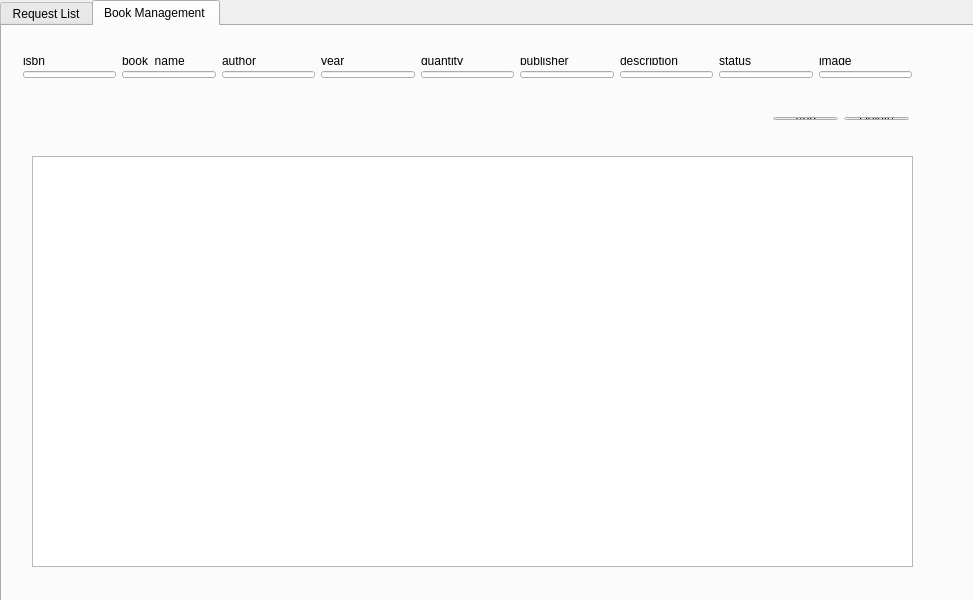
<?xml version="1.0" encoding="UTF-8"?>
<ui version="4.0">
 <class>DataProcessingTechnician</class>
 <widget class="QWidget" name="DataProcessingTechnician">
  <property name="geometry">
   <rect>
    <x>0</x>
    <y>0</y>
    <width>973</width>
    <height>600</height>
   </rect>
  </property>
  <property name="windowTitle">
   <string>DataProcessingTechnician</string>
  </property>
  <widget class="QTabWidget" name="tabWidget">
   <property name="geometry">
    <rect>
     <x>0</x>
     <y>0</y>
     <width>1171</width>
     <height>641</height>
    </rect>
   </property>
   <property name="currentIndex">
    <number>1</number>
   </property>
   <widget class="QWidget" name="tab">
    <attribute name="title">
     <string>Request List</string>
    </attribute>
    <widget class="QTableView" name="tableView">
     <property name="geometry">
      <rect>
       <x>40</x>
       <y>110</y>
       <width>881</width>
       <height>411</height>
      </rect>
     </property>
    </widget>
    <widget class="QWidget" name="layoutWidget">
     <property name="geometry">
      <rect>
       <x>740</x>
       <y>60</y>
       <width>181</width>
       <height>41</height>
      </rect>
     </property>
     <layout class="QHBoxLayout" name="horizontalLayout_2">
      <item>
       <widget class="QPushButton" name="pushButton">
        <property name="text">
         <string>Add</string>
        </property>
       </widget>
      </item>
      <item>
       <widget class="QPushButton" name="pushButton_2">
        <property name="text">
         <string>Delete</string>
        </property>
       </widget>
      </item>
     </layout>
    </widget>
    <widget class="QWidget" name="layoutWidget_2">
     <property name="geometry">
      <rect>
       <x>40</x>
       <y>10</y>
       <width>881</width>
       <height>43</height>
      </rect>
     </property>
     <layout class="QHBoxLayout" name="horizontalLayout">
      <item>
       <layout class="QVBoxLayout" name="verticalLayout">
        <item>
         <widget class="QLabel" name="label">
          <property name="text">
           <string>user_id</string>
          </property>
         </widget>
        </item>
        <item>
         <widget class="QLineEdit" name="lineEdit"/>
        </item>
       </layout>
      </item>
      <item>
       <layout class="QVBoxLayout" name="verticalLayout_2">
        <item>
         <widget class="QLabel" name="label_2">
          <property name="text">
           <string>no_of_request</string>
          </property>
         </widget>
        </item>
        <item>
         <widget class="QLineEdit" name="lineEdit_2"/>
        </item>
       </layout>
      </item>
      <item>
       <layout class="QVBoxLayout" name="verticalLayout_3">
        <item>
         <widget class="QLabel" name="label_3">
          <property name="text">
           <string>book_request</string>
          </property>
         </widget>
        </item>
        <item>
         <widget class="QLineEdit" name="lineEdit_3"/>
        </item>
       </layout>
      </item>
      <item>
       <layout class="QVBoxLayout" name="verticalLayout_4">
        <item>
         <widget class="QLabel" name="label_4">
          <property name="text">
           <string>author</string>
          </property>
         </widget>
        </item>
        <item>
         <widget class="QLineEdit" name="lineEdit_6"/>
        </item>
       </layout>
      </item>
      <item>
       <layout class="QVBoxLayout" name="verticalLayout_5">
        <item>
         <widget class="QLabel" name="label_5">
          <property name="text">
           <string>publisher</string>
          </property>
         </widget>
        </item>
        <item>
         <widget class="QLineEdit" name="lineEdit_4"/>
        </item>
       </layout>
      </item>
      <item>
       <layout class="QVBoxLayout" name="verticalLayout_6">
        <item>
         <widget class="QLabel" name="label_6">
          <property name="text">
           <string>day_of_arrival</string>
          </property>
         </widget>
        </item>
        <item>
         <widget class="QLineEdit" name="lineEdit_5"/>
        </item>
       </layout>
      </item>
     </layout>
    </widget>
   </widget>
   <widget class="QWidget" name="tab_2">
    <attribute name="title">
     <string>Book Management </string>
    </attribute>
    <widget class="QTableView" name="tableView_2">
     <property name="geometry">
      <rect>
       <x>30</x>
       <y>130</y>
       <width>881</width>
       <height>411</height>
      </rect>
     </property>
    </widget>
    <widget class="QWidget" name="">
     <property name="geometry">
      <rect>
       <x>10</x>
       <y>20</y>
       <width>911</width>
       <height>43</height>
      </rect>
     </property>
     <layout class="QHBoxLayout" name="horizontalLayout_3">
      <item>
       <layout class="QVBoxLayout" name="verticalLayout_7">
        <item>
         <widget class="QLabel" name="label_7">
          <property name="text">
           <string>isbn</string>
          </property>
         </widget>
        </item>
        <item>
         <widget class="QLineEdit" name="lineEdit_7"/>
        </item>
       </layout>
      </item>
      <item>
       <layout class="QVBoxLayout" name="verticalLayout_8">
        <item>
         <widget class="QLabel" name="label_8">
          <property name="text">
           <string>book_name</string>
          </property>
         </widget>
        </item>
        <item>
         <widget class="QLineEdit" name="lineEdit_8"/>
        </item>
       </layout>
      </item>
      <item>
       <layout class="QVBoxLayout" name="verticalLayout_9">
        <item>
         <widget class="QLabel" name="label_9">
          <property name="text">
           <string>author</string>
          </property>
         </widget>
        </item>
        <item>
         <widget class="QLineEdit" name="lineEdit_9"/>
        </item>
       </layout>
      </item>
      <item>
       <layout class="QVBoxLayout" name="verticalLayout_10">
        <item>
         <widget class="QLabel" name="label_10">
          <property name="text">
           <string>year</string>
          </property>
         </widget>
        </item>
        <item>
         <widget class="QLineEdit" name="lineEdit_10"/>
        </item>
       </layout>
      </item>
      <item>
       <layout class="QVBoxLayout" name="verticalLayout_13">
        <item>
         <widget class="QLabel" name="label_13">
          <property name="text">
           <string>quantity</string>
          </property>
         </widget>
        </item>
        <item>
         <widget class="QLineEdit" name="lineEdit_13"/>
        </item>
       </layout>
      </item>
      <item>
       <layout class="QVBoxLayout" name="verticalLayout_11">
        <item>
         <widget class="QLabel" name="label_11">
          <property name="text">
           <string>publisher</string>
          </property>
         </widget>
        </item>
        <item>
         <widget class="QLineEdit" name="lineEdit_11"/>
        </item>
       </layout>
      </item>
      <item>
       <layout class="QVBoxLayout" name="verticalLayout_14">
        <item>
         <widget class="QLabel" name="label_14">
          <property name="text">
           <string>description</string>
          </property>
         </widget>
        </item>
        <item>
         <widget class="QLineEdit" name="lineEdit_14"/>
        </item>
       </layout>
      </item>
      <item>
       <layout class="QVBoxLayout" name="verticalLayout_12">
        <item>
         <widget class="QLabel" name="label_12">
          <property name="text">
           <string>status</string>
          </property>
         </widget>
        </item>
        <item>
         <widget class="QLineEdit" name="lineEdit_12"/>
        </item>
       </layout>
      </item>
      <item>
       <layout class="QVBoxLayout" name="verticalLayout_15">
        <item>
         <widget class="QLabel" name="label_15">
          <property name="text">
           <string>image</string>
          </property>
         </widget>
        </item>
        <item>
         <widget class="QLineEdit" name="lineEdit_15"/>
        </item>
       </layout>
      </item>
     </layout>
    </widget>
    <widget class="QWidget" name="">
     <property name="geometry">
      <rect>
       <x>760</x>
       <y>80</y>
       <width>158</width>
       <height>25</height>
      </rect>
     </property>
     <layout class="QHBoxLayout" name="horizontalLayout_4">
      <item>
       <widget class="QPushButton" name="pushButton_3">
        <property name="text">
         <string>Add</string>
        </property>
       </widget>
      </item>
      <item>
       <widget class="QPushButton" name="pushButton_4">
        <property name="text">
         <string>Delete</string>
        </property>
       </widget>
      </item>
     </layout>
    </widget>
   </widget>
  </widget>
 </widget>
 <layoutdefault spacing="6" margin="11"/>
 <resources/>
 <connections/>
</ui>
